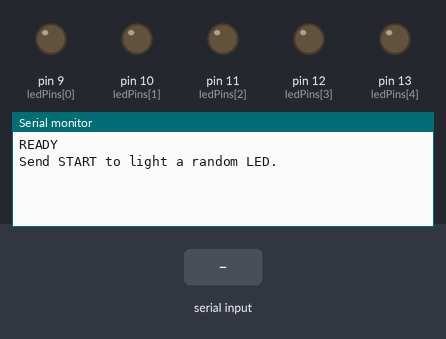
The sketch below on a simulated Arduino Uno, built with avr-gcc and run on an emulated ATmega328P. Shown: output pins drawn as LEDs (lit = HIGH), the last lines printed to the serial monitor. The test bench sets the inputs (shaded band).

Above: at 1.2 s.
1.3 s: "ON:1\n" received over Serial
At 2.2 s:
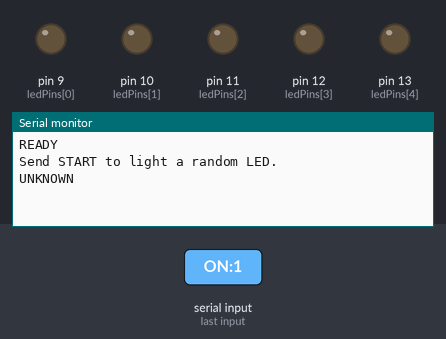
2.8 s: "ALL_OFF\n" received over Serial
At 3.4 s:
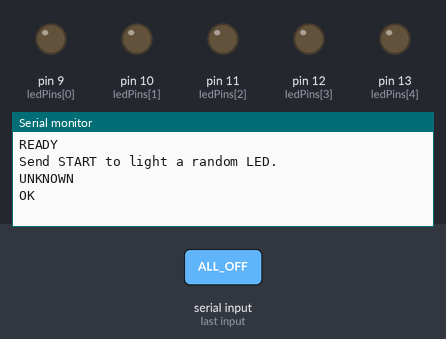
4.3 s: "LED:\n" received over Serial
At 5.7 s:
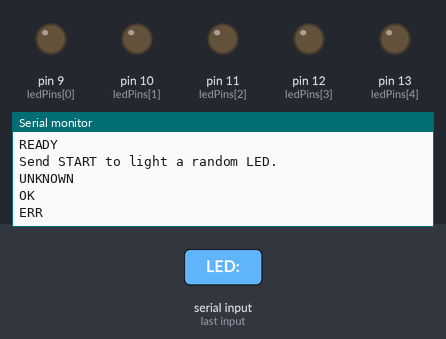

Measured:
- after the input at 1.3 s, the serial monitor: prints a new line at once (image 1)
- after the input at 2.8 s, the serial monitor: prints a new line at once (image 2)
- after the input at 4.3 s, the serial monitor: prints a new line at once (image 3)

The sketch:

game_led_code.ino
```cpp
const int ledPins[] = {9, 10, 11, 12, 13};
const int LED_COUNT = sizeof(ledPins) / sizeof(ledPins[0]);

void allOff() {
  for (int i = 0; i < LED_COUNT; i++) {
    digitalWrite(ledPins[i], LOW);
  }
}

void setup() {
  Serial.begin(9600);

  for (int i = 0; i < LED_COUNT; i++) {
    pinMode(ledPins[i], OUTPUT);
  }
  allOff();

  randomSeed(analogRead(A0));

  Serial.println("READY");
  Serial.println("Send START to light a random LED.");
}

void loop() {
  if (!Serial.available()) return;

  String cmd = Serial.readStringUntil('\n');
  cmd.trim();

  if (cmd == "ALL_OFF") {
    allOff();
    Serial.println("OK");
    return;
  }

  if (cmd.startsWith("LED:")) {
    // exempel: LED:3;ON
    int colon = cmd.indexOf(':');
    int semi = cmd.indexOf(';');
    if (colon == -1 || semi == -1) {
      Serial.println("ERR");
      return;
    }

    int idx = cmd.substring(colon + 1, semi).toInt();
    String action = cmd.substring(semi + 1);

    if (idx < 0 || idx >= LED_COUNT) {
      Serial.println("ERR_IDX");
      return;
    }

    if (action == "ON") {
      digitalWrite(ledPins[idx], HIGH);
      Serial.print("ON=");
      Serial.println(idx);
    } else if (action == "OFF") {
      digitalWrite(ledPins[idx], LOW);
      Serial.print("OFF=");
      Serial.println(idx);
    } else {
      Serial.println("ERR_ACT");
    }
    return;
  }

  Serial.println("UNKNOWN");
}
```
